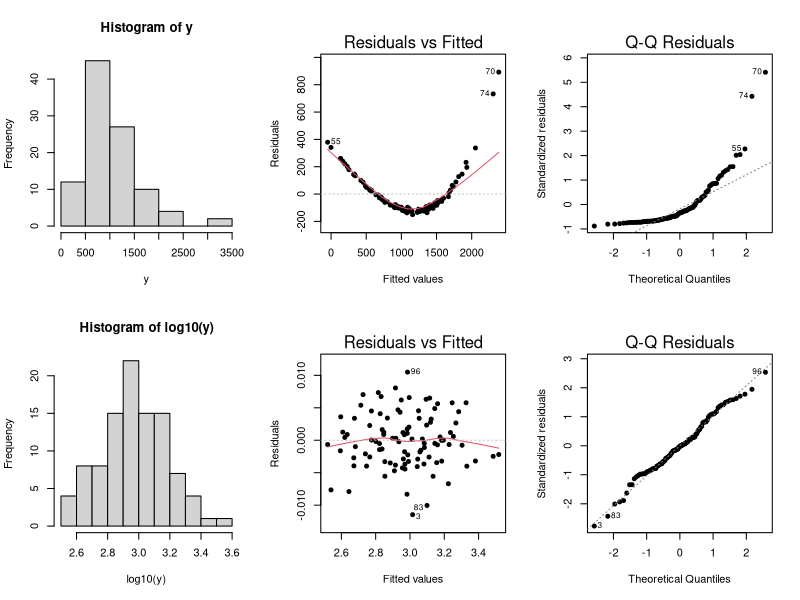
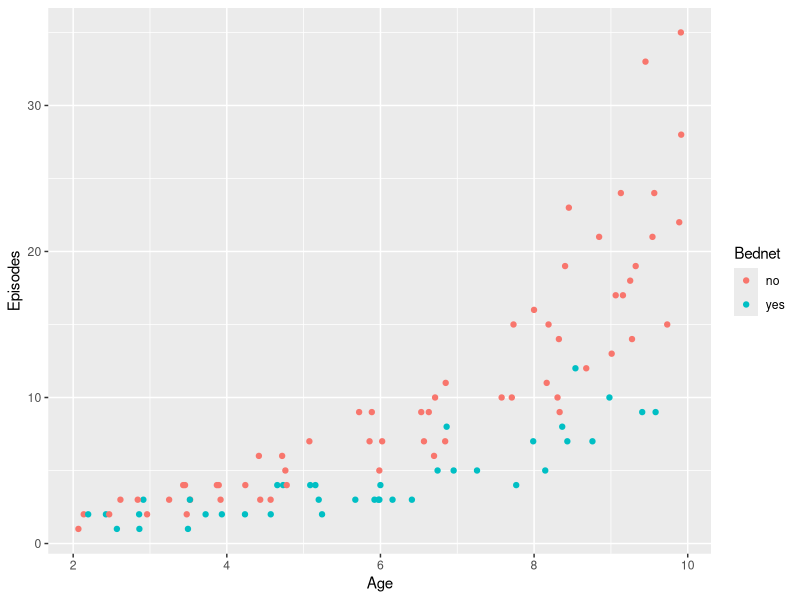
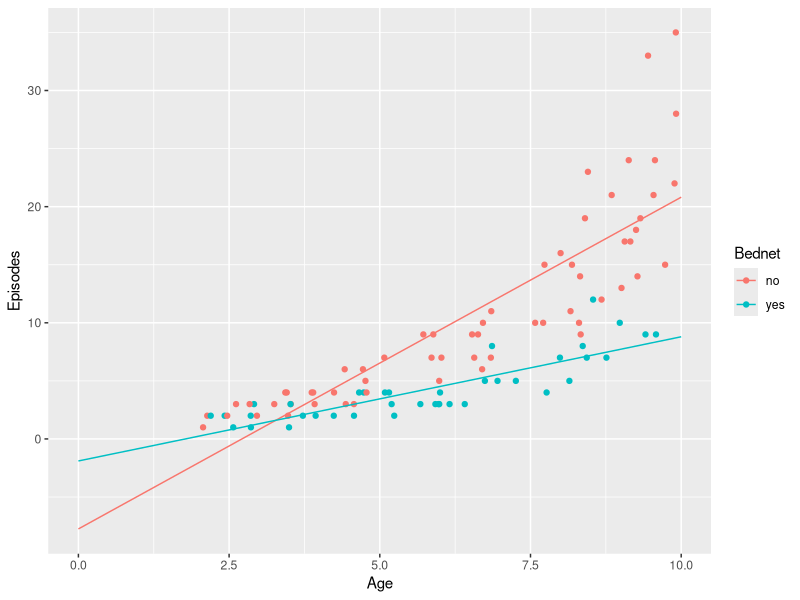
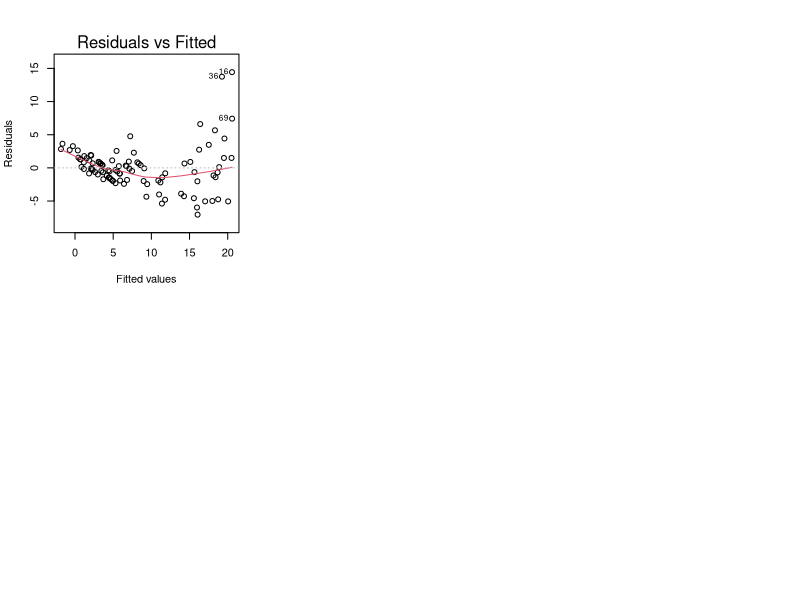
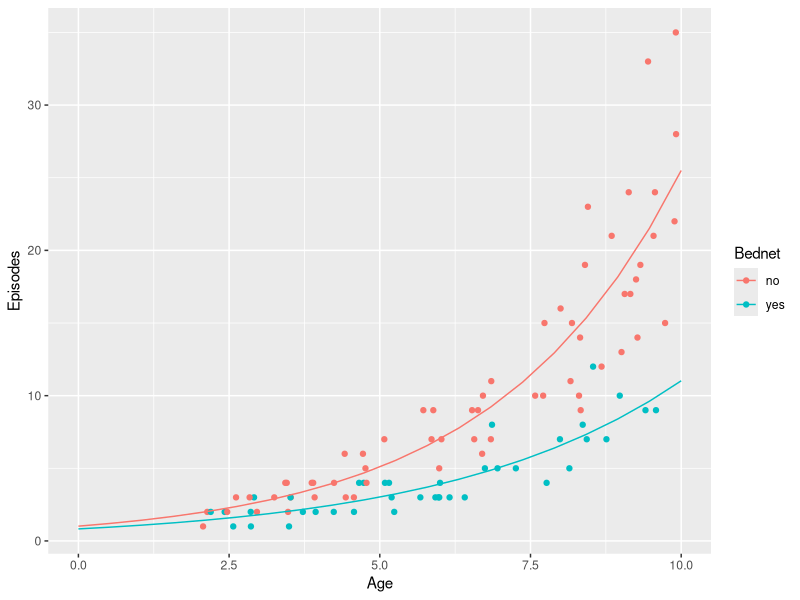
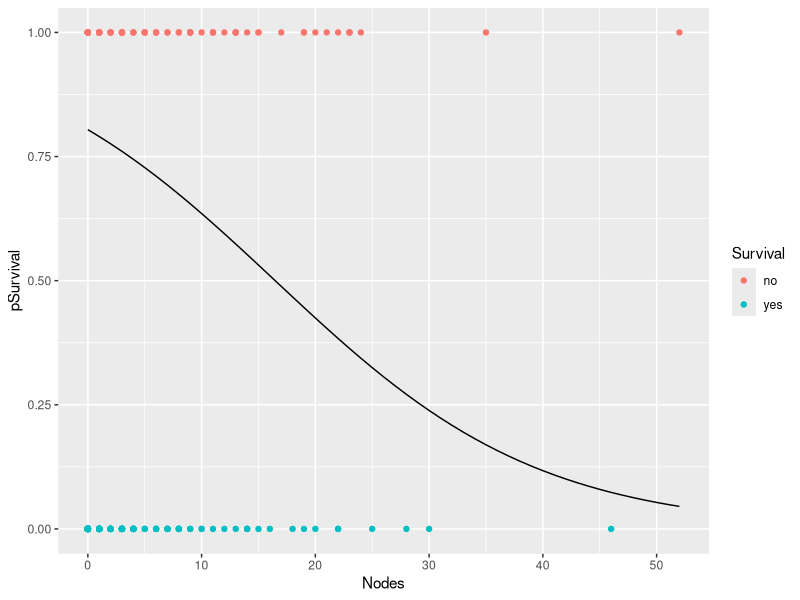

Reproduce these figures in R, in order.
## ---- chunk 1
library(tidyverse)

x <- rnorm(100, 3, 0.2)
y <- rnorm(100, 10^x, 0.01*10^x)
df <- data.frame(x = x, y = y)
fit1 <- lm(y ~ x, data = df)
fit2 <- lm(log10(y) ~ x, data = df)

par(mfrow=c(2,3))
hist(y)
plot(fit1, pch=19, cex=0.8, which=1)
plot(fit1, pch=19, cex=0.8, which=2)
hist(log10(y))
plot(fit2, pch=19, cex=0.8, which=1)
plot(fit2, pch=19, cex=0.8, which=2)
## ---- chunk 2
Rfuns <- read.csv('link_functions.csv', sep = ';')
knitr::kable(Rfuns, align = 'cc')
## ---- chunk 3
# create random data points for age and EIR
Age <- runif(100, 2, 10)
Bednet <- sample(c('yes', 'no'), 100, replace = T)

# assume there is an interaction between age and bednet use, which influences the number of episodes
episodes <- round(exp(ifelse(Bednet=='no', 0.32*Age, 0.22*Age) + rnorm(100, 0, 0.3)))

# put into new data.frame
epiData <- data.frame(Age = Age, Episodes = episodes, Bednet = factor(Bednet))

# plot data
ggplot(epiData, aes(x = Age, y = Episodes, col = Bednet)) +
    geom_point() 
## ---- chunk 4
# fit the model wuth lm() and consider an interaction term 
fit <- lm(Episodes ~ Age*Bednet, data = epiData)

# make model predictions
newdata <- expand.grid(Age = seq(0,10,length.out=20),
                       Bednet = c('no', 'yes'))
newdata <- mutate(newdata, Bednet = factor(Bednet))
newdata$Episodes <- predict(fit, newdata = newdata)

ggplot(mapping = aes(x = Age, y = Episodes, col = Bednet)) +
    geom_point(data = epiData) +
    geom_line(data = newdata)
## ---- chunk 5
# plot model diagnostics
plot(fit, which = 1)
## ---- chunk 6
# fit data using Poisson regression with default link function
fit_glm <- glm(Episodes ~ Age*Bednet, data = epiData, family = poisson(link = log))

# when using default link functions, we can also call
# fit_glm <- glm(Episodes ~ Age*Bednet, data = epiData, family = "poisson")

# get model summary
summary(fit_glm)
## ---- chunk 7
# make model predictions
newdata$Episodes <- predict(fit_glm, newdata = newdata, type='response')

ggplot(mapping = aes(x = Age, y = Episodes, col = Bednet)) +
    geom_point(data = epiData) +
    geom_line(data = newdata)
## ---- chunk 8
haberman <- read.csv('haberman.csv')
head(haberman)
## ---- chunk 9
haberman <- mutate(haberman, Survival = factor(ifelse(Survival==1, 'yes', 'no')))
## ---- chunk 10
fit_bin <- glm(Survival ~ Age + Nodes, data = haberman, family = binomial(link='logit'))
summary(fit_bin)
## ---- chunk 11
fit_bin_b <- glm(Survival ~ Nodes, data = haberman, family = binomial(link='logit'))
anova(fit_bin, fit_bin_b, test = "Chisq")
## ---- chunk 12
summary(fit_bin_b)
## ---- chunk 13
newdata <- data.frame(Nodes = seq(min(haberman$Nodes), max(haberman$Nodes)))
newdata$pSurvival <- predict(fit_bin_b, newdata = newdata, type = 'response')

haberman2 <- mutate(haberman, pSurvival = ifelse(as.numeric(Survival)==1, 1, 0))

ggplot(mapping = aes(x = Nodes, y = pSurvival)) +
    geom_point(data = haberman2, aes(col = Survival)) +
    geom_line(data = newdata)
